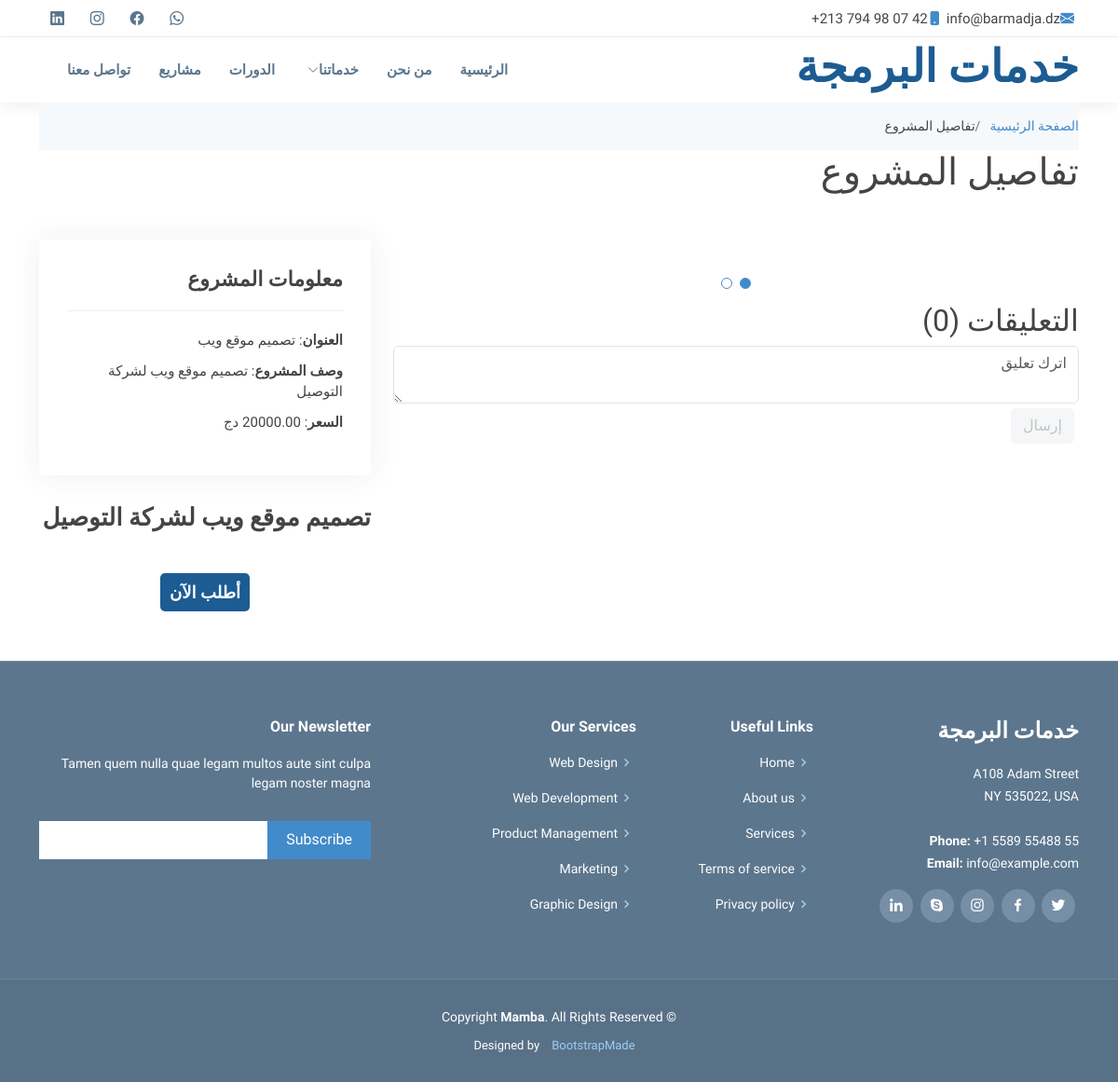
The app's page /projects-details/4, older data.
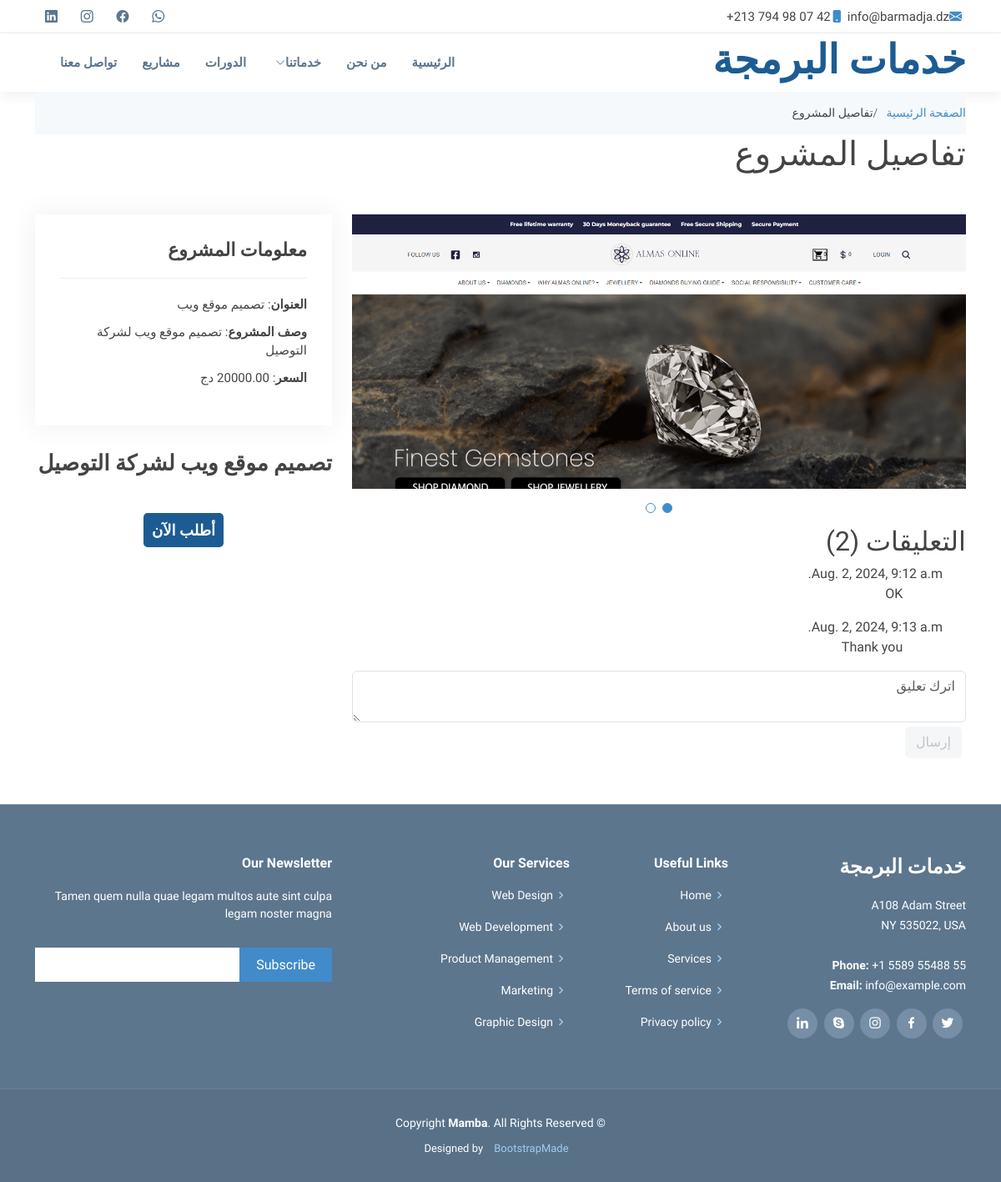
The same page, newer data.
### store/models.py (models this page shows, shortened)
class projects(models.Model):
    title = models.CharField(max_length=100)
    image = models.ImageField(upload_to='images/',null=True,blank=True)
    description = models.CharField(max_length=200)
    price = models.FloatField()
    nbrView = models.IntegerField(default=0, null=True, blank=True)
    class Meta:
        ordering = ['-title']
    def __str__(self):
        return self.title

class comment(models.Model):
    datec = models.DateTimeField(auto_now_add=True)
    proj = models.ForeignKey(projects, on_delete=models.CASCADE)
    content = models.TextField()

### store/views.py (the view, shortened to what this page needs)
# urls.py: path('projects-details/<int:pk>', views.projects_details, name="projects-details"),
def projects_details(request,pk):
    projectss=projects.objects.get(id=pk)
    projectss.nbrView = projectss.nbrView + 1
    projectss.save()
    com = comment.objects.filter(proj=pk)
    form = forms.CommentForm()
    form.fields["proj"].initial = pk
    formPrj = forms.CustumProjectForm()
    formPrj.fields["prj"].initial = pk
    return render(request, 'projects-details.html', {'projects':projectss, 'form':form, 'com':com, 'formPrj':formPrj})

### store/forms.py
class CommentForm(forms.ModelForm):
    content = forms.CharField(widget=forms.Textarea(attrs={
        'class': 'md-textarea form-control',
        'placeholder': 'اترك تعليق',
        'rows': '2',
    }))
    class Meta:
        model=models.comment
        fields=['content','proj']

class CustumProjectForm(forms.ModelForm):
    description = forms.CharField(widget=forms.Textarea(attrs={
        'class': 'form-control',
        'placeholder': 'الوصف',
        'rows': '2',
    }))
    class Meta:
        model=models.customerPrj
        fields=['name','phone','description','prj']

### templates/projects-details.html (shortened to what this page needs)
{% extends 'main.html' %}
{% load widget_tweaks %}
{% load static %}
{% block content %}
  <head>
  </head>
  <main class="main">
    <div class="page-title" data-aos="fade">
      <div class="container">
        <nav class="breadcrumbs">
          <ol>
            <li><a href="{% url 'store' %}">الصفحة الرئيسية</a></li>
            <li class="current">تفاصيل المشروع</li>
          </ol>
        </nav>
        <h1>تفاصيل المشروع</h1>
      </div>
    </div>
    <section id="portfolio-details" class="portfolio-details section">
      <div class="container" data-aos="fade-up" data-aos-delay="100">
        <div class="row gy-4">
          <div class="col-lg-8">
            <div class="portfolio-details-slider swiper init-swiper">
              <div class="swiper-wrapper align-items-center">
                <div class="swiper-slide">
                  <img src="{% static projects.image.url %}" alt="">
                </div>
              </div>
              <div class="swiper-pagination"></div>
            </div>
            <h2>التعليقات ({{ com.count }})</h2>
            {% for c in com %}
              <div>
                <div class="media-body">
                  <div class="small-1">
                    <time class="mr-4 opacity-70 small-3">{{ c.datec }}</time>
                  </div>
                  <p class="text-right me-5">&nbsp;&nbsp;&nbsp;&nbsp;&nbsp;&nbsp;&nbsp;{{ c.content }}</p>
                </div>
              </div>
            {% endfor %}
            <div class="comment-form sh_data">
              <div class="form-group">
                  <form method="post">
                      {{form.content}}
                      <button class="btn btn-comment" id="addcomment" type="submit">إرسال</button>
                  </form>
              </div>
            </div>
          </div>
          <div class="col-lg-4">
            <div class="portfolio-info" data-aos="fade-up" data-aos-delay="200">
              <h3>معلومات المشروع</h3>
              <ul>
                <li><strong>العنوان</strong>: {{projects.title}}</li>
                <li><strong>وصف المشروع</strong>: {{projects.description}}</li>
                <li><strong>السعر</strong>: {{projects.price}}0 دج</li>
              </ul>
            </div>
            <div class="portfolio-description" data-aos="fade-up" data-aos-delay="300">
              <h2>{{projects.description}}</h2>
            </div>
            <div class="reserve" align="center" style="margin-top: 50px;">
              <a href="" data-toggle="modal" data-target="#Modelorder" class="color-white">أطلب الآن</a>
            </div>
          </div>
        </div>
      </div>
    </section>
  </main>
{% endblock content %}

### templates/main.html (shortened to what this page needs)
<!DOCTYPE html>
{% load static %}
{% url 'store' as store %}
{% url 'about' as about %}
{% url 'contact' as contact %}
<html dir="rtl">
<head>
  <link href="{% static 'assets/vendor/animate.css/animate.min.css' %}" rel="stylesheet">
  <link href="{% static 'assets/vendor/aos/aos.css' %}" rel="stylesheet">
  <link href="{% static 'assets/vendor/bootstrap/css/bootstrap.min.css' %}" rel="stylesheet">
  <link href="{% static 'assets/vendor/bootstrap-icons/bootstrap-icons.css' %}" rel="stylesheet">
  <link href="{% static 'assets/vendor/boxicons/css/boxicons.min.css' %}" rel="stylesheet">
  <link href="{% static 'assets/vendor/glightbox/css/glightbox.min.css' %}" rel="stylesheet">
  <link href="{% static 'assets/vendor/swiper/swiper-bundle.min.css' %}" rel="stylesheet">
  <link href="{% static 'assets/css/styles.css' %}" rel="stylesheet">
</head>
<body>
  <section id="topbar" class="d-flex align-items-center">
    <div class="container d-flex justify-content-center justify-content-md-between">
      <div class="contact-info d-flex align-items-center">
        <i class="bi bi-envelope-fill"></i><a href="mailto:contact@example.com">info@barmadja.dz</a>
        <i class="bi bi-phone-fill phone-icon"></i><a href="https://wa.me/+213794980742">42 07 98 794 213+</a>
      </div>
      <div class="social-links d-none d-md-block">
        <a href="#" class="twitter"><i class="bi bi-whatsapp"></i></a>
        <a href="#" class="facebook"><i class="bi bi-facebook"></i></a>
        <a href="#" class="instagram"><i class="bi bi-instagram"></i></a>
        <a href="#" class="linkedin"><i class="bi bi-linkedin"></i></i></a>
      </div>
    </div>
  </section>
  <header id="header" class="d-flex align-items-center">
    <div class="container d-flex align-items-center">
      <div class="logo ms-auto">
        <h1><a href="{% url 'store' %}">خدمات البرمجة</a></h1>
      </div>
      <nav id="navbar" class="navbar">
        <ul>
          <li><a class="nav-link scrollto {% if request.path == store %} active {% endif %}" href="{% url 'store' %}#hero">الرئيسية</a></li>
          <li><a class="nav-link scrollto {% if request.path == about %} active {% endif %}" href="{% url 'about' %}">من نحن</a></li>
          <li class="dropdown"><a class="nav-link" href="{% url 'store' %}#services"><span>خدماتنا</span> <i class="bi bi-chevron-down"></i></a>
          </li>
          <li><a class="nav-link scrollto" href="{% url 'store' %}#portfolio">الدورات</a></li>
          <li><a class="nav-link scrollto" href="{% url 'store' %}#team">مشاريع</a></li>
          <li><a class="nav-link scrollto {% if request.path == contact %} active {% endif %}" href="{% url 'contact' %}">تواصل معنا</a></li>
        </ul>
      </nav>
    </div>
  </header>
  {% block content %}
  {% endblock content %}
  <footer id="footer">
    <div class="footer-top">
      <div class="container">
        <div class="row">
          <div class="col-lg-3 col-md-6 footer-info">
            <h3>خدمات البرمجة</h3>
            <p>
              A108 Adam Street <br>
              NY 535022, USA<br><br>
              <strong>Phone:</strong> +1 5589 55488 55<br>
              <strong>Email:</strong> info@example.com<br>
            </p>
            <div class="social-links mt-3">
              <a href="#" class="twitter"><i class="bx bxl-twitter"></i></a>
              <a href="#" class="facebook"><i class="bx bxl-facebook"></i></a>
              <a href="#" class="instagram"><i class="bx bxl-instagram"></i></a>
              <a href="#" class="google-plus"><i class="bx bxl-skype"></i></a>
              <a href="#" class="linkedin"><i class="bx bxl-linkedin"></i></a>
            </div>
          </div>
          <div class="col-lg-2 col-md-6 footer-links">
            <h4>Useful Links</h4>
            <ul>
              <li><i class="bx bx-chevron-right"></i> <a href="#">Home</a></li>
              <li><i class="bx bx-chevron-right"></i> <a href="#">About us</a></li>
              <li><i class="bx bx-chevron-right"></i> <a href="#">Services</a></li>
              <li><i class="bx bx-chevron-right"></i> <a href="#">Terms of service</a></li>
              <li><i class="bx bx-chevron-right"></i> <a href="#">Privacy policy</a></li>
            </ul>
          </div>
          <div class="col-lg-3 col-md-6 footer-links">
            <h4>Our Services</h4>
            <ul>
              <li><i class="bx bx-chevron-right"></i> <a href="#">Web Design</a></li>
              <li><i class="bx bx-chevron-right"></i> <a href="#">Web Development</a></li>
              <li><i class="bx bx-chevron-right"></i> <a href="#">Product Management</a></li>
              <li><i class="bx bx-chevron-right"></i> <a href="#">Marketing</a></li>
              <li><i class="bx bx-chevron-right"></i> <a href="#">Graphic Design</a></li>
            </ul>
          </div>
          <div class="col-lg-4 col-md-6 footer-newsletter">
            <h4>Our Newsletter</h4>
            <p>Tamen quem nulla quae legam multos aute sint culpa legam noster magna</p>
            <form action="" method="post">
              <input type="email" name="email"><input type="submit" value="Subscribe">
            </form>
          </div>
        </div>
      </div>
    </div>
    <div class="container">
      <div class="copyright">
        &copy; Copyright <strong><span>Mamba</span></strong>. All Rights Reserved
      </div>
      <div class="credits">
        Designed by <a href="https://bootstrapmade.com/">BootstrapMade</a>
      </div>
    </div>
  </footer>
</body>
</html>

### templates/projects-details.html (style rules this page uses)
.btn-comment { position: relative; top: 5px; right: 5px; z-index: 2; background-color: #f5f6f7; color: #c4c4c4; border: 1px solid #f5f6f7; }

Row changes from the older to the newer data that the page shows:
changed projects "تصميم موقع ويب لشركة التوصيل": image: picture added
added comment: datec "Aug. 2, 2024, 9:12 a.m.", content "OK"
added comment: datec "Aug. 2, 2024, 9:13 a.m.", content "Thank you"
Text that changed along with them:
{{ com.count }}: "0" → "2"
